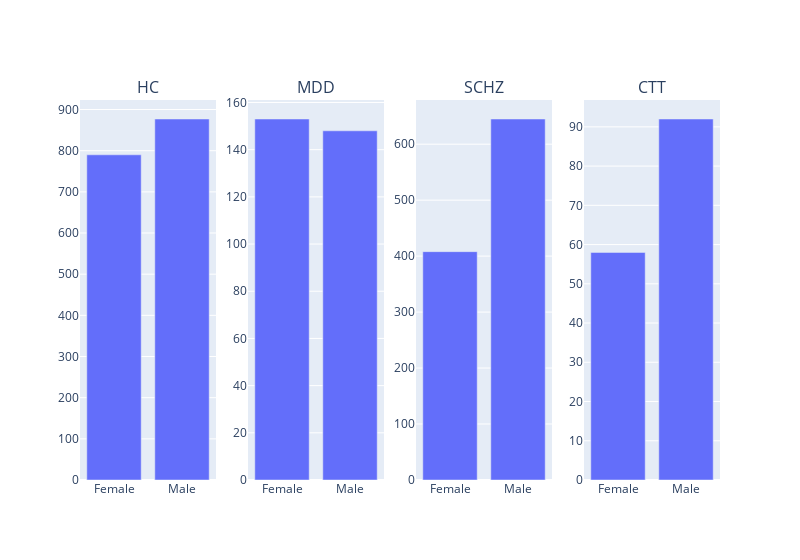

The code cell stored with this chart in its notebook:
### Code cell
total_fig_sexes = make_subplots(rows=1, cols=4, subplot_titles=["HC", "MDD", "SCHZ", "CTT"])
total_fig_sexes.update_layout(width=800)

conditions = ["HC", "MDD", "SCHZ", "CTT"]

for idx, cond in enumerate(conditions):
    df_cond = metadata_df[metadata_df["Diagnosis"] == cond]

    sex_counts = df_cond.groupby("Sex").size().reset_index(name='Count')

    fig = px.bar(data_frame=sex_counts, 
                       x="Sex",
                       y="Count", 
                       title=cond,
                       )
                    
    total_fig_sexes.add_trace(fig.data[0], row=1, col=idx+1)
    # total_fig_sexes.update_yaxes(range=[0.0, 300.0], row=1, col=idx+1)
    # total_fig_sexes.update_xaxes(range=[0.0, 90.0], row=1, col=idx+1)

total_fig_sexes.show()

### Figure 1 — Plotly figure (JSON) as saved in the notebook; plotly's stock layout.template omitted (floating-point values rounded to 4 significant figures)
{"data": [{"alignmentgroup": "True", "hovertemplate": "Sex=%{x}<br>Count=%{y}<extra></extra>", "legendgroup": "", "marker": {"color": "#636efa", "pattern": {"shape": ""}}, "name": "", "offsetgroup": "", "orientation": "v", "showlegend": false, "textposition": "auto", "type": "bar", "x": ["Female", "Male"], "xaxis": "x", "y": [790, 877], "yaxis": "y"}, {"alignmentgroup": "True", "hovertemplate": "Sex=%{x}<br>Count=%{y}<extra></extra>", "legendgroup": "", "marker": {"color": "#636efa", "pattern": {"shape": ""}}, "name": "", "offsetgroup": "", "orientation": "v", "showlegend": false, "textposition": "auto", "type": "bar", "x": ["Female", "Male"], "xaxis": "x2", "y": [153, 148], "yaxis": "y2"}, {"alignmentgroup": "True", "hovertemplate": "Sex=%{x}<br>Count=%{y}<extra></extra>", "legendgroup": "", "marker": {"color": "#636efa", "pattern": {"shape": ""}}, "name": "", "offsetgroup": "", "orientation": "v", "showlegend": false, "textposition": "auto", "type": "bar", "x": ["Female", "Male"], "xaxis": "x3", "y": [408, 645], "yaxis": "y3"}, {"alignmentgroup": "True", "hovertemplate": "Sex=%{x}<br>Count=%{y}<extra></extra>", "legendgroup": "", "marker": {"color": "#636efa", "pattern": {"shape": ""}}, "name": "", "offsetgroup": "", "orientation": "v", "showlegend": false, "textposition": "auto", "type": "bar", "x": ["Female", "Male"], "xaxis": "x4", "y": [58, 92], "yaxis": "y4"}], "layout": {"annotations": [{"font": {"size": 16}, "showarrow": false, "text": "HC", "x": 0.1062, "xanchor": "center", "xref": "paper", "y": 1, "yanchor": "bottom", "yref": "paper"}, {"font": {"size": 16}, "showarrow": false, "text": "MDD", "x": 0.3688, "xanchor": "center", "xref": "paper", "y": 1, "yanchor": "bottom", "yref": "paper"}, {"font": {"size": 16}, "showarrow": false, "text": "SCHZ", "x": 0.6313, "xanchor": "center", "xref": "paper", "y": 1, "yanchor": "bottom", "yref": "paper"}, {"font": {"size": 16}, "showarrow": false, "text": "CTT", "x": 0.8938, "xanchor": "center", "xref": "paper", "y": 1, "yanchor": "bottom", "yref": "paper"}], "width": 800, "xaxis": {"anchor": "y", "domain": [0, 0.2125]}, "xaxis2": {"anchor": "y2", "domain": [0.2625, 0.475]}, "xaxis3": {"anchor": "y3", "domain": [0.525, 0.7375]}, "xaxis4": {"anchor": "y4", "domain": [0.7875, 1]}, "yaxis": {"anchor": "x", "domain": [0, 1]}, "yaxis2": {"anchor": "x2", "domain": [0, 1]}, "yaxis3": {"anchor": "x3", "domain": [0, 1]}, "yaxis4": {"anchor": "x4", "domain": [0, 1]}}}
